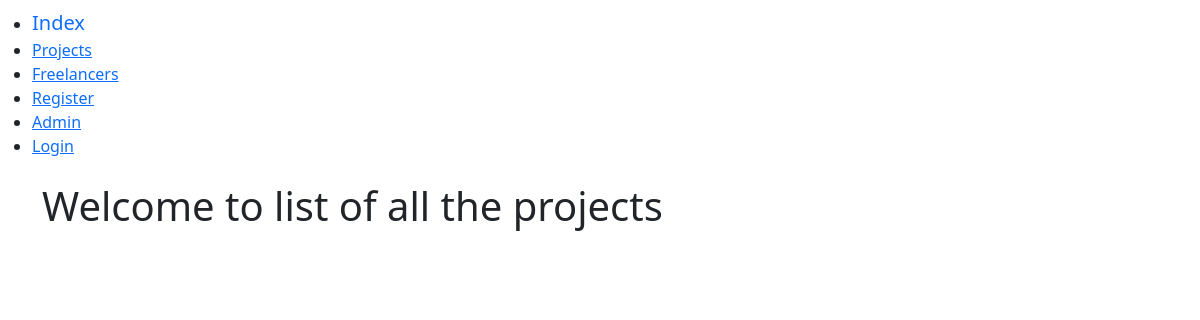
Page /jobfair_app/project_list/ on the earlier database version.
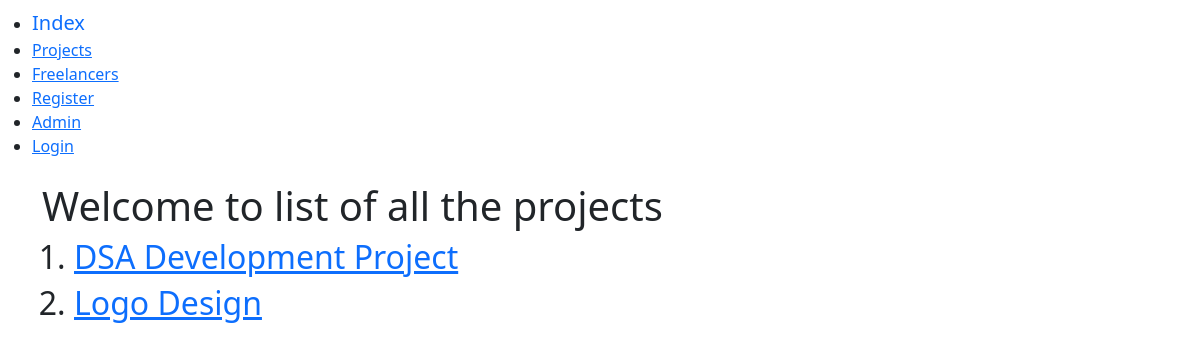
Same page on the later database version.
### jobfair_app/models.py (models this page shows, shortened)
class Project(models.Model):
    name = models.CharField(max_length = 256)
    description = models.TextField(
        default = ' ',
        max_length=500,
    )
    stipend = models.IntegerField(
        default = 0,
     )

### jobfair_app/views.py (the view)
# urls.py: path('project_list/',views.ProjectListView.as_view(), name = 'project_list'),
class ProjectListView(ListView):
    model = models.Project
    context_object_name = 'project_list'
    template_name = 'project_list.html'

### jobfair_app/templates/project_list.html
{% extends "base.html" %}
{% block body_block %}
  <h1>Welcome to list of all the projects</h1>
  <ol>
    {% for project in project_list %}
      <h2> <li> <a href="{{project.id}}">{{project.name}}</a></li> </h2>
    {% endfor %}
  </ol>
{% endblock %}

Differences in the rows shown:
added Project: name "DSA Development Project"
added Project: name "Logo Design"
